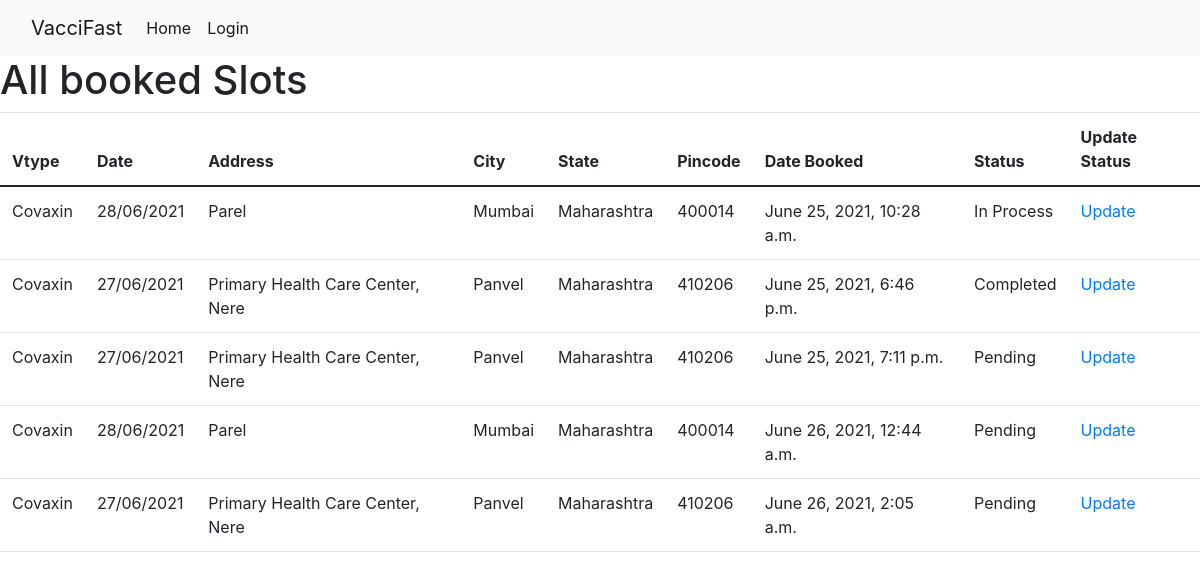
Page /adminCompletedSlot on the earlier database version.
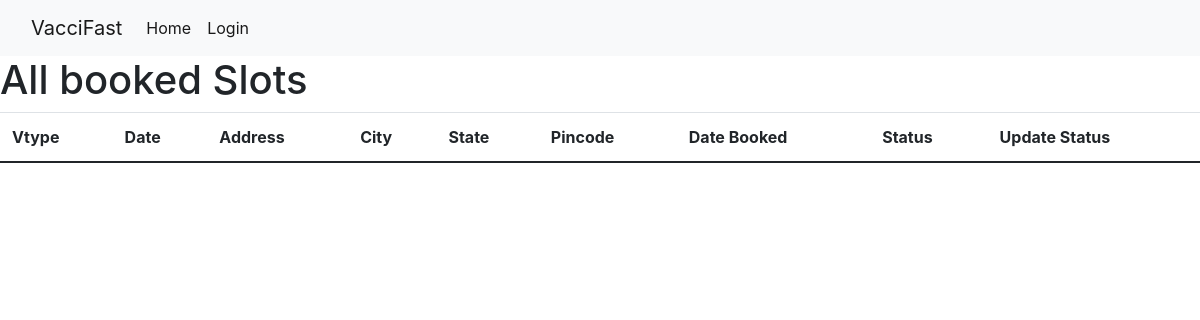
Same page on the later database version.
### vacciapp/models.py (models this page shows, shortened)
class Booking(models.Model):
    STATUS = (
        ('Pending','Pending'),
        ('In Process','In Process'),
        ('Completed','Completed'),
    )
    user = models.ForeignKey(User,on_delete=models.CASCADE)
    customer = models.ForeignKey(Customer, null=True, on_delete=models.SET_NULL)
    slot = models.ForeignKey(Slot, null=True, on_delete=models.SET_NULL)
    date_booked = models.DateTimeField(auto_now_add=True,null=True)
    status = models.CharField(max_length=200,null=True,choices=STATUS,default="Pending")

class Slot(models.Model):
    vtype = models.CharField(max_length=200,null=True)
    date = models.CharField(max_length=200,null=True)
    address = models.CharField(max_length=200,null=True)
    city = models.CharField(max_length=200,null=True)
    state = models.CharField(max_length=200,null=True)
    pincode = models.CharField(max_length=200,null=True)
    addMap = models.CharField(max_length=200,null=True)
    date_created = models.DateTimeField(auto_now_add=True,null=True)
    count = models.IntegerField(null=True)

### vacciapp/views.py (the view)
# urls.py: path('adminCompletedSlot',views.adminCompletedSlot,name='adminCompletedSlot'),
def adminCompletedSlot(request):
    bs = Booking.objects.all()
    context = {
        'bs' : bs,
    }
    return render(request,'vacciapp/adminCompletedSlot.html',context)

### templates/vacciapp/adminCompletedSlot.html
{% extends 'base.html' %}
{% block body %}
<h1>All booked Slots</h1>
<table class="table">
  <thead>
    <tr>
      <th scope="col">Vtype</th>
      <th scope="col">Date</th>
      <th scope="col">Address</th>
      <th scope="col">City</th>
      <th scope="col">State</th>
      <th scope="col">Pincode</th>
       <th scope="col">Date Booked</th>
        <th scope="col">Status</th>
        <th scope="col">Update Status</th>
    </tr>
  </thead>
  <tbody>
  {% for s in bs %}
    <tr>
      <td>{{s.slot.vtype}}</td>
      <td>{{s.slot.date}}</td>
      <td>{{s.slot.address}}</td>
      <td>{{s.slot.city}}</td>
      <td>{{s.slot.state}}</td>
      <td>{{s.slot.pincode}}</td>
      <td>{{s.date_booked}}</td>
      <td>{{s.status}}</td>
      <td><a href="{% url 'adminUpdateStatus' s.id %}">Update</a></td>
    </tr>
{% endfor %}
  </tbody>
</table>
{% endblock body %}

Differences in the rows shown:
removed Booking: slot.vtype "Covaxin", slot "28/06/2021", slot.address "Parel", slot.city "Mumbai", slot.state "Maharashtra", slot.pincode "400014", date_booked "June 25, 2021, 10:28 a.m.", status "In Process"
removed Booking: slot.vtype "Covaxin", slot "27/06/2021", slot.address "Primary Health Care Center, Nere", slot.city "Panvel", slot.state "Maharashtra", slot.pincode "410206", date_booked "June 25, 2021, 6:46 p.m.", status "Completed"
removed Booking: slot.vtype "Covaxin", slot "27/06/2021", slot.address "Primary Health Care Center, Nere", slot.city "Panvel", slot.state "Maharashtra", slot.pincode "410206", date_booked "June 25, 2021, 7:11 p.m.", status "Pending"
removed Booking: slot.vtype "Covaxin", slot "28/06/2021", slot.address "Parel", slot.city "Mumbai", slot.state "Maharashtra", slot.pincode "400014", date_booked "June 26, 2021, 12:44 a.m.", status "Pending"
removed Booking: slot.vtype "Covaxin", slot "27/06/2021", slot.address "Primary Health Care Center, Nere", slot.city "Panvel", slot.state "Maharashtra", slot.pincode "410206", date_booked "June 26, 2021, 2:05 a.m.", status "Pending"
